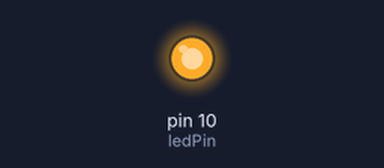
Recording of a sketch running on a simulated Arduino Uno, built with avr-gcc and run on an emulated ATmega328P. Parts: output pins drawn as LEDs (lit = HIGH).

Above: at 0.2 s.
At 1.5 s:
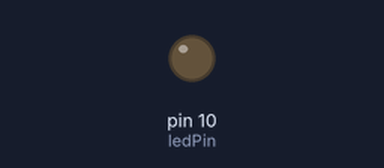
Timing chart, 0 to 10.0 s (numbered marks = the images above):
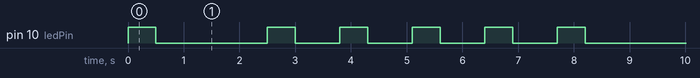

Measured:
- by itself, pin 10 (ledPin): repeats every 7.7 s: LOW 2.0 s, 4 × (HIGH 0.50 s, LOW 0.80 s), HIGH 0.50 s
- by itself, everything shown: repeats every 7.7 s, in 10 steps

The sketch:

projeto1.ino
```cpp
// first project of Arduino

int ledPin = 10; // define pin for LED

// Method that configure pin IN/OUT, Serial, Band of Serial Arduino COM and others things.
// In other words, arduino knows its componets here.
void setup(){
  pinMode(ledPin, OUTPUT); // declare with OUTPUT in Arduino LED in PIN 10
}

void loop(){

  digitalWrite(ledPin,HIGH); // Write the OUTPUT, in this case TURN ON LED - HIGH
  delay(500);				// Simple delay to see what happens
  digitalWrite(ledPin,LOW); // Write the OUTPUT, in this case TURN OFF LED - LOW
  delay(2000);

  for(int i = 0; i < 4; i++){ // Turn on and off LED several times, 4.
    digitalWrite(ledPin,HIGH);
    delay(500);
    digitalWrite(ledPin,LOW);
    delay(800);
  }

}
```
